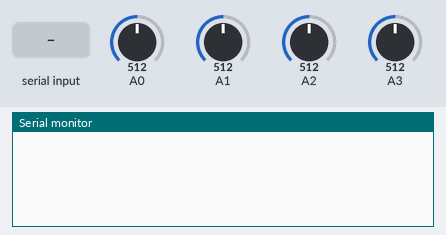
A sketch run on a simulated Arduino Leonardo, built with avr-gcc and run on an emulated ATmega32U4. Parts: the last lines printed to the serial monitor. Inputs (shaded band) come from the test bench; at power-on: A0 = 512, A1 = 512, A2 = 512, A3 = 512. USB keyboard and mouse output is not drawn.

Above: at 1.2 s.
1.3 s: "90,45\n" received over Serial
At 2.2 s:
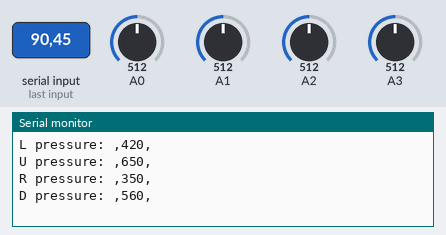
2.9 s: "30,150\n" received over Serial
At 3.5 s:
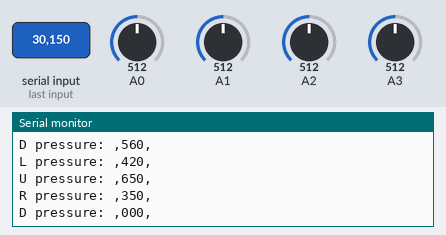

Measured:
- after the input at 1.3 s, the serial monitor: prints a new line after 0.15 s (image 1)
- after the input at 2.9 s, the serial monitor: prints a new line after 0.12 s (image 2)

The sketch:

right_side.ino
```cpp
/*For more information see www.ladyada.net/learn/sensors/fsr.html */

#define BASE_PRESSURE  0

#define LEFT_PRESSURE  420
#define DOWN_PRESSURE  560
#define RIGHT_PRESSURE 350
#define UP_PRESSURE    650

#define LOWER_LIMIT_PRESSURE 400

//Times in ms
#define DELAY_TIME 0.25
#define DEBOUNCE_TIME 10

#include <Keyboard.h>

int LURD_pins[4] = {0, 1, 2, 3};
int LURD_State[4] = {0, 0, 0, 0};
int LURD_pressures[4] = {LEFT_PRESSURE, UP_PRESSURE, RIGHT_PRESSURE, DOWN_PRESSURE};
char LURD_Keys[5] = "awds";
const unsigned int MAX_INPUT = 50;

long long last_keypress_time = 0;
long long last_state_change_time[4] = {0, 0, 0, 0};

void setup(void)
{
  Serial.begin(9600);
  Keyboard.begin();
}

// Adjust sensitivity according to the serial command sent from the web app.
void process_data (char* data)
{
  //  TODO: Remove this line. This line is unnecessary since the data comes
  //        with null terminator before this function gets called.
  data[4] = 0;

  // Check to see if the first byte is either 0,1,2,3.
  // If so, it's a pad sensitivity adjustment command.
  if (data[0] - 48 < 5)
  {
    LURD_pressures[data[0] - 48] = atoi((const char *) &(data[1]));
  }

  // Output the current pad sensitivities.
  char* headers[4] = {"L pressure: ,", "U pressure: ,",
                      "R pressure: ,","D pressure: ,"};
  char pressure_string_buf[4];

  for (int i = 0; i < 4; i++)
  {
    sprintf(pressure_string_buf, "%03d", LURD_pressures[i]);

    Serial.print(headers[i]);
    Serial.print(&(pressure_string_buf[0]));
    Serial.println(",");
  }
  Serial.println("");
}

// Puts the serial commands in an array, terminates the commands with a null terminator
// and sends it off to be processed.

void processIncomingByte (const byte inByte)
{
  static char input_line [MAX_INPUT];
  static unsigned int input_pos = 0;

  switch (inByte)
  {
    case '\n': // Newline signifies the end of the text
      input_line [input_pos] = 0; // Add null terminator at the end.
      process_data (input_line);

      input_pos = 0; // Reset the input_pos so that the buffer is in the beginning and ready to be written.
      break;

    case '\r': // Discard carriage return. Linux and Windows have different line endings but they both end in '\n.'
               // So, keep it consistent and disregard carriage return.
      break;

    default: // Add each byte to each index of the array until the buffer runs out.
      if (input_pos < (MAX_INPUT - 1)) input_line[input_pos++] = inByte;
      break;
  }
}

int counter = 0;

void loop(void)
{
  counter = (counter + 1) % 10; // Adjust the command polling rate here.

  // If there are commands that needs to processed, process them.
  if (counter == 0)
  {
    if (Serial.available() > 0)
    {
      int x = Serial.read();
      processIncomingByte(x);
    }
  }

  long long current_time = micros();

  // Read keyboard input depending on whether the panel is held down or not.
  for (int i = 0; i < 4; i++)
  {
    int sensor_value = analogRead(LURD_pins[i]);

    // Not making it a float is intentional here.
    int state_change_time_diff_in_ms = (current_time - last_state_change_time[i]) / 1000;

    if (sensor_value > (LURD_pressures[i] + BASE_PRESSURE))
    {
      if ((LURD_State[i] == 0) &&
          (state_change_time_diff_in_ms > DEBOUNCE_TIME))
      {
        LURD_State[i] = 1;
        last_state_change_time[i] = current_time;
      }
    }

   else if ((sensor_value < LOWER_LIMIT_PRESSURE) &&
            (state_change_time_diff_in_ms > DEBOUNCE_TIME))
   {
     if (LURD_State[i] == 1)
     {
       LURD_State[i] = 0;
       last_state_change_time[i] = current_time;
     }
   }
 }

  current_time = micros();

  if ((current_time - last_keypress_time) > (DELAY_TIME * 1000))
  {
    for (int i = 0; i < 4; i++)
    {
      if (LURD_State[i] == 1) Keyboard.press(LURD_Keys[i]);
      else Keyboard.release(LURD_Keys[i]);
    }

    last_keypress_time = current_time;
  }
}
```
